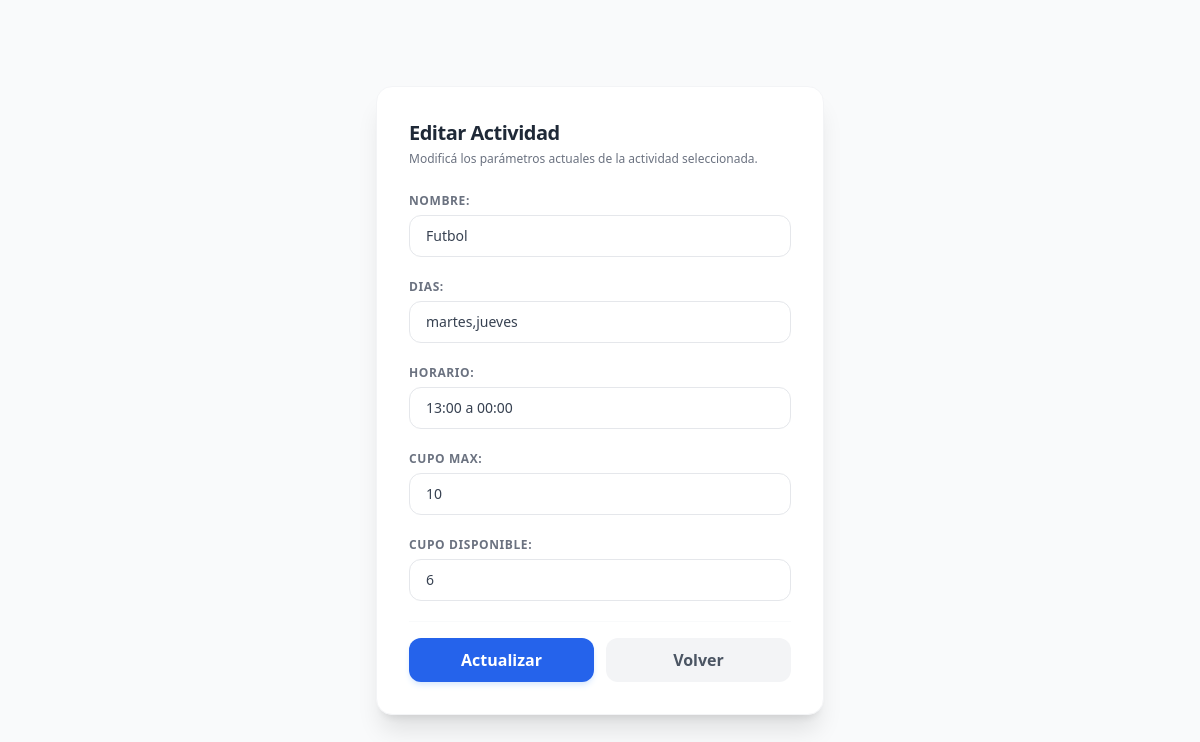
/actividades/1/editar/, run on the app's committed database.
### apps/actividades/models.py (models this page shows, shortened)
class Actividad(models.Model):
    nombre = models.CharField(max_length=100)
    dias = models.CharField(max_length=40)
    horario = models.CharField(max_length=20)
    cupo_max = models.IntegerField()
    cupo_disponible = models.IntegerField()

### apps/actividades/views.py (the view)
# urls.py: path('<int:pk>/editar/', ActividadUpdateView.as_view(), name='update'),
class ActividadUpdateView(UpdateView):
    model = Actividad
    fields = '__all__'
    template_name = 'actividades/update.html'
    success_url = reverse_lazy('actividades:list')

### templates/actividades/update.html (shortened to what this page needs)
<!DOCTYPE html>
<html lang="es">
<head>
    <script src="https://cdn.tailwindcss.com"></script>
</head>
<body class="bg-gray-50 p-6 flex items-center justify-center min-h-screen">
    <div class="bg-white p-8 rounded-2xl shadow-xl border border-gray-100 max-w-md w-full backdrop-blur-sm">
        <header class="mb-6">
            <h1 class="text-xl font-bold text-gray-800 tracking-tight">Editar Actividad</h1>
            <p class="text-xs text-gray-500 mt-1">Modificá los parámetros actuales de la actividad seleccionada.</p>
        </header>
        <form method="POST" class="space-y-4">
            <div class="text-sm">
                {{ form.as_p }}
            </div>
            <div class="pt-4 flex gap-3 border-t border-gray-50">
                <button type="submit" class="w-full bg-blue-600 hover:bg-blue-700 text-white font-semibold py-2.5 rounded-xl shadow-md shadow-blue-100 transition-all duration-150 transform active:scale-95 focus:outline-none">
                    Actualizar
                </button>
                <a href="{% url 'actividades:list' %}" class="w-full bg-gray-100 hover:bg-gray-200 text-gray-600 font-semibold py-2.5 rounded-xl text-center transition-all duration-150 transform active:scale-95 block">
                    Volver
                </a>
            </div>
        </form>
    </div>
</body>
</html>

### data on the page
Actividad: nombre "Futbol", dias "martes,jueves", horario "13:00 a 00:00", cupo_max "10", cupo_disponible "6"
